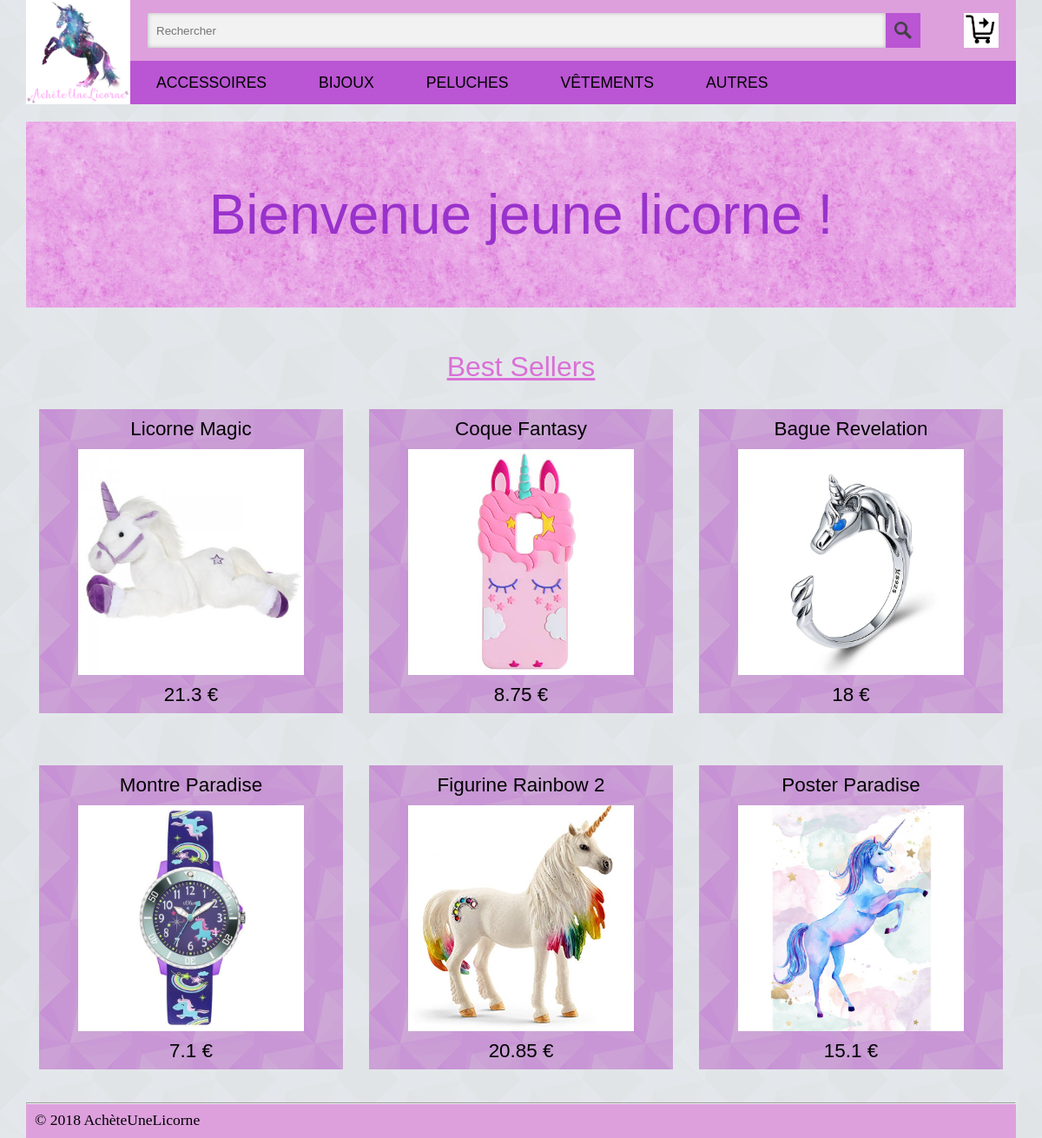
/controler/accueil.ctrl.php, run on the app's committed database.
### tables this page shows
CREATE TABLE produit (
	reference INTEGER PRIMARY KEY,
	intitule TEXT,
  informations TEXT,
	categorie INTEGER,
	prix REAL,
	image TEXT,
	FOREIGN KEY(categorie) REFERENCES categorie(numero)
);

### controler/accueil.ctrl.php (called while the page is built, shortened)
<?php
  require_once('../model/DAO.class.php');
  require_once('../model/Panier.class.php');
  $mainCat = $dao->getAllMainCat();
  $bestSellers = array($dao->getProd(4), $dao->getProd(9), $dao->getProd(25), $dao->getProd(32), $dao->getProd(44), $dao->getProd(49));
  include('../view/accueil.view.php');
  ?>

### model/DAO.class.php (called while the page is built, shortened)
<?php
$dao = new DAO();
class DAO {
  private $db;
  private $database = 'sqlite:../data/licorne.db';
  function __construct() {
    try {
      $this->db = new PDO($this->database);
    }
    catch (PDOException $e){
      die("erreur de connexion:".$e->getMessage());
    }
  }
  function getAllMainCat() : array {
    $sql = "SELECT * FROM categorie WHERE parent = 1 LIMIT (SELECT count(*)-1 FROM categorie WHERE parent = 1) OFFSET 1";
    $sth = $this->db->query($sql);
    $result = $sth->fetchAll(PDO::FETCH_CLASS, 'Categorie');
    return $result;
  }
  function getProd(int $ref) : Produit {
    $sql = "SELECT * FROM produit WHERE reference = $ref";
    $sth = $this->db->query($sql);
    $result = $sth->fetchAll(PDO::FETCH_CLASS, 'Produit');
    return $result[0];
  }
}
?>

### view/accueil.view.php (the view, shortened to what this page needs)
<!DOCTYPE html>
<html>
  <head>
    <link type="text/css" rel="stylesheet" href="../view/design/style.css?<? echo time(); ?>" media="all">
  </head>
  <body id="home">
    <?php include('../view/header.view.php') ?>
    <h1 id="title">Bienvenue jeune licorne !</h1>
    <h2 id="best_sellers-title">Best Sellers</h2>
    <div id="products">
      <?php foreach ($bestSellers as $key => $value) { ?>
        <div class="products-item">
          <h2 class="products-item-name">
            <a href="produit.ctrl.php?prod=<?= $bestSellers[$key]->reference ?>"> <?= $bestSellers[$key]->intitule ?> </a>
          </h2>
          <a href="produit.ctrl.php?prod=<?= $bestSellers[$key]->reference ?>">
             <img src="../view/design/images_produits/<?= $bestSellers[$key]->image ?>" title="<?= $bestSellers[$key]->intitule ?>">
          </a>
          <h3 class="products-item-price"> <?= $bestSellers[$key]->prix ?> € </h3>
        </div>
      <?php } ?>
    </div>
    <?php include('../view/footer.view.php') ?>
  </body>
</html>

### view/header.view.php (shortened to what this page needs)
<!DOCTYPE html>
<html>
  <head>
  </head>
  <body>
    <header id="header">
      <a id="logo-link" href="../controler/accueil.ctrl.php">
        <img id="logo-img" src="../view/design/Logo.jpg">
      </a>
      <div id="navigation">
          <div id="searchbar-cart">
            <form id="search" action="../controler/recherche.ctrl.php" method="get">
                <p id="search-elements"><input id="search-input" type="search" name="search" placeholder="Rechercher">
                <button id="search-submit" type="submit" title="Rechercher"></button></p>
            </form>
            <form id="cart-icon" action="../controler/panier.ctrl.php" method="get">
              <button id="cart-button" type="submit" title="Panier"></button>
            </form>
          </div>
        <nav id="categories" role="navigation">
          <ul id="categories-menu">
            <?php foreach($mainCat as $key => $cat) { ?>
              <li class="categories-menu-item">
                <a href="../controler/categorie.ctrl.php?cat=<?= $cat->numero ?>"><?= $cat->nom ?></a>
              </li>
            <?php } ?>
          </ul>
        </nav>
      </div>
    </header>
  </body>
</html>

### view/footer.view.php (shortened to what this page needs)
<!DOCTYPE html>
<html>
  <head>
  </head>
  <body>
    <footer id="footer">
      <hr>
      <p>© 2018 AchèteUneLicorne</p>
    </footer>
  </body>
</html>

### view/design/style.css (style rules this page uses)
#home { width: 95%; margin: 0 auto; background: aliceblue url(../design/background_v4.png); color : black; }
#header { width: 100%; display: flex; position : sticky; top: 0; background-color: plum; }
#logo-img, #logo-link { width: 120px; height: 120px; }
#navigation { width: 100%; }
#searchbar-cart { display: flex; flex-direction: row; }
#search { width: calc(100% - 80px); min-width: 160px; margin-left: 20px; margin-top: 5px; }
#search-elements { width: calc(100% - 20px); margin: 10px 0; }
#search-input { background-color: #F2F2F2; color: #5F5F5F; width: calc(100% - 70px); min-width: 120px; height: 40px; border: 0; padding : 0 0 0 10px; box-shadow: inset 0 0 5px rgba(0, 0, 0, 0.25); transition: 0.5s; }
#search-submit::before { content: ''; display: block; position: absolute; left: 50%; margin: -10px; width: 20px; height: 20px; background: url(../design/SearchIcon.png) center / contain no-repeat; }
#search-submit { position: absolute; width: 40px; height: 40px; background-color: mediumorchid; border: 0; cursor: pointer; }
#cart-icon { width: 40px; height: 40px; margin-top: 15px; }
#cart-button::before { content: ''; display: block; position: absolute; left: 50%; margin: -20px; width: 40px; height: 40px; background : url(../design/cartIcon.png) center / contain no-repeat; }
#cart-button { position: absolute; width: 40px; height: 40px; background-color: darkorchid; border: 0; cursor: pointer; }
#categories { background-color: mediumorchid; height: 50px; margin-top: 5px; }
#categories a { display: flex; text-decoration: none; }
#categories-menu { display: flex; flex-flow: row wrap; padding: 0; margin: 0; }
#categories-menu::after { content: ""; display: block; clear: both; }
.categories-menu-item { position: relative; list-style-type: none; }
.categories-menu-item > a { padding: 15px 30px; color: #000; text-transform: uppercase; font-family: Impact, sans-serif; font-size: 1.1em; }
#footer { background-color: plum; }
#footer > p { padding-bottom: 10px; margin: 0 0 0 10px; font-size: 1.1em; }
#products { display: flex; flex-flow: row wrap; justify-content: space-around; }
.products-item { width: 350px; height: 350px; margin: 30px 5px; background: mediumorchid url(../design/background_v4.png); }
.products-item > a, .products-item > a > img { display: block; width: 260px; height: 260px; margin: 10px auto 10px auto; }
.products-item-name, .products-item-price { text-align: center; margin: 10px 0 0 0; font : 1.4em Impact, sans-serif; font-weight: 100; }
.products-item-name > a { text-decoration: none; color: black; transition: 0.25s; }
#title { font: 4em Impact, sans-serif; color: darkorchid; padding: 70px 0; margin: 20px 0 0 0; text-align: center; background: orchid url(../design/background.png); }
#best_sellers-title { text-align: center; margin: 50px 0 0 0; font: 2em Impact, sans-serif; color: orchid; text-decoration: underline; }

### data on the page
produit: intitule "Licorne Magic", image (picture), prix "21.3"
produit: intitule "Coque Fantasy", image (picture), prix "8.75"
produit: intitule "Bague Revelation", image (picture), prix "18"
produit: intitule "Montre Paradise", image (picture), prix "7.1"
produit: intitule "Figurine Rainbow 2", image (picture), prix "20.85"
produit: intitule "Poster Paradise", image (picture), prix "15.1"

### other printed values
$cat->nom "ACCESSOIRES"
$cat->nom "BIJOUX"
$cat->nom "PELUCHES"
$cat->nom "VÊTEMENTS"
$cat->nom "AUTRES"
